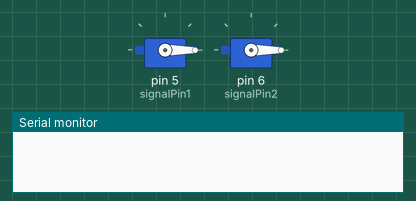
Recording of a sketch running on a simulated Arduino Uno, built with avr-gcc and run on an emulated ATmega328P. Shown: 2 × servo, the last lines printed to the serial monitor.

Above: at 0.1 s.
At 9.1 s:
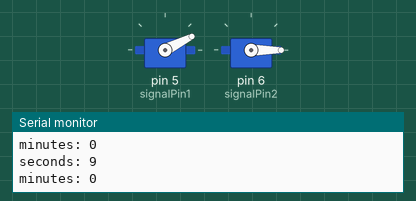
At 19.1 s:
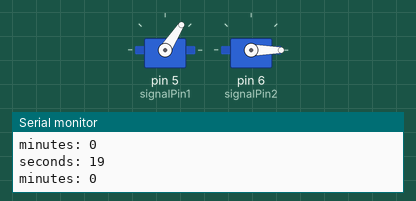
At 39.1 s:
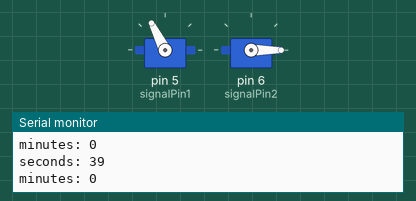
Timing chart, 0 to 40.0 s (numbered marks = the images above):
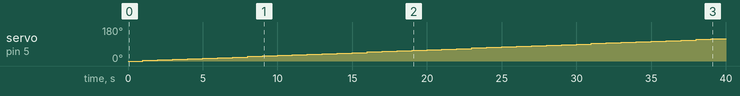

The sketch:

Exc2.ino
```cpp
// Based on the following tutorial: https://www.instructables.com/Arduino-Timer-Interrupts/

#include <Servo.h>        // Servo library for the Servo actuator

int signalPin1 = 5;           // Pin used to attach to signal in Servo actuator
int signalPin2 = 6;           // Pin used to attach to signal in Servo actuator
int iCounter = 0;             // Variable to keep track of times interrupt is triggered
int timer2 = 0;               // Variable to store time speed
int second = 0;               // Variable to keep track of seconds
int minute = 0;               // Variable to keep track of minutes
bool flag = false;            // Flag used to print 'time' in serial monitor

Servo secondServo;            // Initializes Servo actuator for seconds
Servo minuteServo;            // Initializes Servo actuator for minutes

void setup() {
  setup_timer_2();                    // Initializes timer2 from timer2 library
  Serial.begin(9600);                 // Initializes the serial monitor
  secondServo.attach(signalPin1);     // Attaches the servo actuator to the signalPin
  minuteServo.attach(signalPin2);     // Attaches the servo actuator to the signalPin
}

void loop() {
  if(flag) {                        // If the flag is set to true,
    flag = false;                   // turns it to false and
    Serial.print("seconds: ");      // Prints the prompt for seconds
    Serial.print(second);           // prints the time in the monitor
    Serial.print("\n");
    Serial.print("minutes: ");      // Prints the prompt for minutes
    Serial.print(minute);           // Prints the minute
    Serial.print("\n");
  }
  secondServo.write(second * 3);    // Moves the seconds servo actuator (180 degrees divided by 60 is 3).
  minuteServo.write(minute * 3);    // Moves the minutes servo actuator (180 degrees divided by 60 is 3).
}

// Timer2 interrupts every 128us
void setup_timer_2() {
  cli();        // Stops the interrupts

  TCCR2A = 0;           // Sets the TCCR2A register to 0
  TCCR2B = 0;           // Sets the TCCR2B register to 0
  TCNT2  = 0;           // Initializes the counter value to 0
  timer2 = 255;         // set compare match register for 7.8khz increments
  OCR2A = timer2;       // Sets OCR2A to timer2 value

  TCCR2A |= (1 << WGM21);         // Turns on CTC mode
  TCCR2B |= (1 << CS21);          // Sets the CS21 bit for 8 prescaler
  TIMSK2 |= (1 << OCIE2A);        // enable timer compare interrupt

  sei();        // Allows interrupts
}

/*
According to the setup_timer_2, interrupts gets
triggered every 128 micro-seconds (7.8kHz).
*/
ISR(TIMER2_COMPA_vect) {
  iCounter++;                               // Increments the counter
  if(iCounter > 7812) {                     // iCounter being greater than 7812 means 1 second has passed.
    iCounter = 0;                           // Sets the counter back to 0
    second = (second + 1) % 60;             // Second increments
    flag = true;                            // Sets the flag to true for printing in serial monitor
    if(second == 0) {                       // If seconds equal to 0, indicates a minute has passed,
      minute = (minute + 1) % 60;           // Increment minute
    }
  }
}
```

Measured:
- by itself, servo on pin 5 (signalPin1): moves from 0° to 117° over 38.0 s
